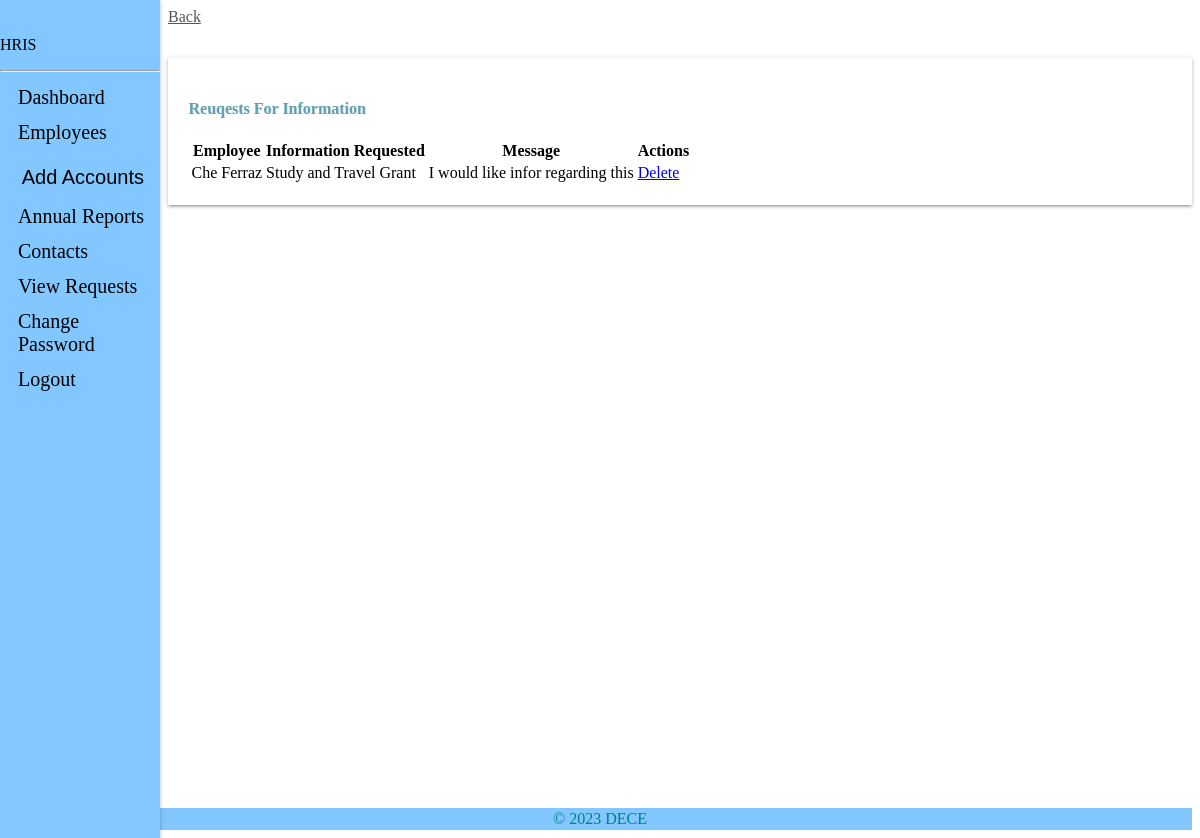
Page /admin_view/requests/ (signed in) on the committed database.
### staff_app/models.py (models this page shows, shortened)
class Requests(models.Model):
    STG = 'Study and Travel Grant'
    IVA = 'Institutional Visit Allowance'
    DTG = 'Development and Training Grant'
    BOOK = 'Book Grant'
    CLAIMFORM = 'Claim Form'
    PENSION = 'Pension Plans'
    OTHER = 'Other'
    INFORMATION = (
        (STG, 'Study and Travel Grant'),
        (IVA, 'Institutional Visit Allowance'),
        (DTG, 'Development and Training Grant'),
        (BOOK, 'Book Grant'),
        (CLAIMFORM, 'Claim Form'),
        (PENSION, 'Pension Plans'),
        (OTHER, 'Other'),
    )
    user = models.ForeignKey(CustomUser, on_delete=models.CASCADE, default=1)
    information = models.CharField(_('Information'), max_length=40, default=STG,
                                   choices=INFORMATION, blank=False)
    message = models.CharField(_('Message'), max_length=255, default='',
                               null=True, blank=True)
    created = models.DateTimeField(verbose_name=_(
        'Created'), auto_now_add=True, null=True)
    updated = models.DateTimeField(
        verbose_name=_('Updated'), auto_now=True, null=True)
    class Meta:
        verbose_name = _('Request')
        verbose_name_plural = _('Requests')
        ordering = ['-created']

### hris_app/models.py (models this page shows)
class CustomUser (AbstractUser):
    ADMINISTRATOR = '1'
    STAFF = '2'
    EMAIL_TO_USER_TYPE_MAP = {
        'administrator': ADMINISTRATOR,
        'staff': STAFF
    }
    user_type_data = ((ADMINISTRATOR, "Administrator"), (STAFF, "Staff"))
    user_type = models.CharField(
        default=1,
        choices=user_type_data,
        max_length=20
    )

### admin_app/views.py (the view)
# urls.py: path('requests/', views.requests_view, name="requests"),
def requests_view(request):
    if not (request.user.is_authenticated and request.user.is_superuser):
        return redirect('hris:home')
    rfis = Requests.objects.all().order_by('created')
    context = {
        "object": rfis
    }
    return render(request, "admin/rfi_view.html", context)

### templates/admin/rfi_view.html (shortened to what this page needs)
{% extends 'base.html' %}
{% load static %}
{% load humanize %}
{% block content %}
<link type="text/CSS" href="https://res.cloudinary.com/dtol6ceis/raw/upload/v1680494180/css/light-bootstrap-dashboard_hrxwdp.css" rel="stylesheet"/>
<section class="row">
    <section class="col col-lg-12">
        <span><a href="{{request.META.HTTP_REFERER|escape}}" style="color:#565656;">Back</a></span>
    </section>
</section>
    <div class="table-responsive table-shadow">
        <div class="text-center table-description">
            <h4 class="title-h3" style="color: #60a0b3 !important;
            text-shadow: 1px 0px rgba(0,0,0,0.11)"> Reuqests For Information</h4>
        </div>
        <table class="table">
            <thead>
                <tr>
                    <th scope="col">Employee</th>
                    <th scope="col">Information Requested</th>
                    <th scope="col">Message</th>
                    <th scope="col">Actions</th>
                </tr>
            </thead>
            <tbody>
                {% if not object %}
                    <tr>
                    <td>No Current Requests</td>
                    </tr>
                {% else %}
                    {% for obj in object %}
                    <tr>
                        <td>{{obj.user.first_name}} {{obj.user.last_name}}</td>
                        <td>{{obj.information}}</td>
                        <td>{{obj.message}}</td>
                        <td>
                            <a href="{% url 'admin_app:request-delete' obj.id %}">Delete</a>
                        </td>
                    </tr>
                    {% endfor %}
                {% endif %}
            </tbody>
        </table>
    </div>
{% endblock content %}

### rows in the picture
Requests: user.first_name "Che", user.last_name "Ferraz", information "Study and Travel Grant", message "I would like infor regarding this"
